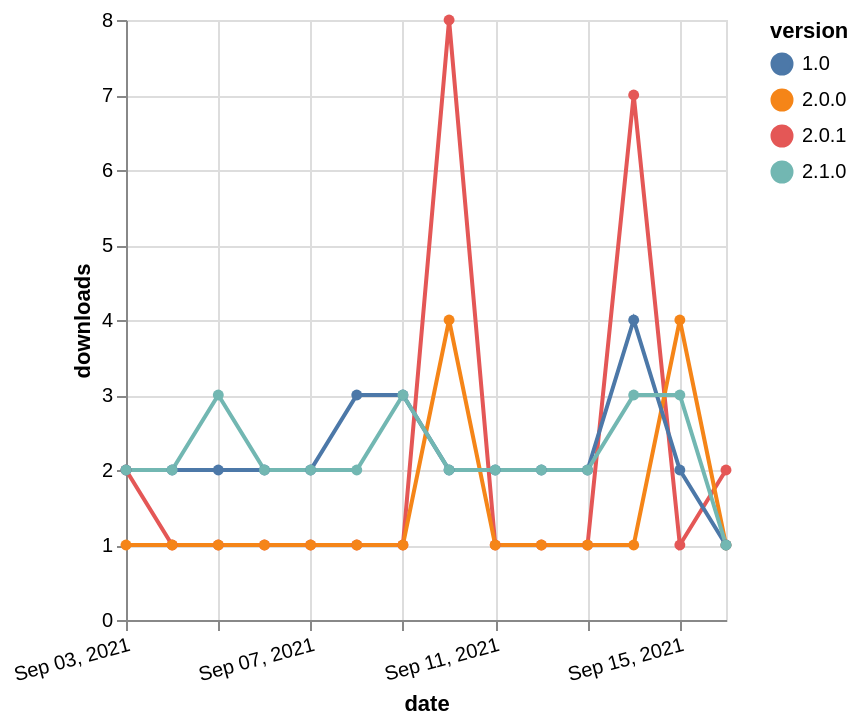

Express this chart as Vega-Lite.
### Vega-Lite specification from a JSON file in a GitHub repository (floating-point values rounded to 4 significant figures)
{"$schema": "https://vega.github.io/schema/vega-lite/v5.json", "description": "A simple bar chart with embedded data.", "data": {"values": [{"date": "2021-09-03", "total": 1291, "delta": 2, "version": "2.0.1"}, {"date": "2021-09-04", "total": 1292, "delta": 1, "version": "2.0.1"}, {"date": "2021-09-05", "total": 1293, "delta": 1, "version": "2.0.1"}, {"date": "2021-09-06", "total": 1294, "delta": 1, "version": "2.0.1"}, {"date": "2021-09-07", "total": 1295, "delta": 1, "version": "2.0.1"}, {"date": "2021-09-08", "total": 1296, "delta": 1, "version": "2.0.1"}, {"date": "2021-09-09", "total": 1297, "delta": 1, "version": "2.0.1"}, {"date": "2021-09-10", "total": 1305, "delta": 8, "version": "2.0.1"}, {"date": "2021-09-11", "total": 1306, "delta": 1, "version": "2.0.1"}, {"date": "2021-09-12", "total": 1307, "delta": 1, "version": "2.0.1"}, {"date": "2021-09-13", "total": 1308, "delta": 1, "version": "2.0.1"}, {"date": "2021-09-14", "total": 1315, "delta": 7, "version": "2.0.1"}, {"date": "2021-09-15", "total": 1316, "delta": 1, "version": "2.0.1"}, {"date": "2021-09-16", "total": 1318, "delta": 2, "version": "2.0.1"}, {"date": "2021-09-03", "total": 635, "delta": 1, "version": "2.0.0"}, {"date": "2021-09-04", "total": 636, "delta": 1, "version": "2.0.0"}, {"date": "2021-09-05", "total": 637, "delta": 1, "version": "2.0.0"}, {"date": "2021-09-06", "total": 638, "delta": 1, "version": "2.0.0"}, {"date": "2021-09-07", "total": 639, "delta": 1, "version": "2.0.0"}, {"date": "2021-09-08", "total": 640, "delta": 1, "version": "2.0.0"}, {"date": "2021-09-09", "total": 641, "delta": 1, "version": "2.0.0"}, {"date": "2021-09-10", "total": 645, "delta": 4, "version": "2.0.0"}, {"date": "2021-09-11", "total": 646, "delta": 1, "version": "2.0.0"}, {"date": "2021-09-12", "total": 647, "delta": 1, "version": "2.0.0"}, {"date": "2021-09-13", "total": 648, "delta": 1, "version": "2.0.0"}, {"date": "2021-09-14", "total": 649, "delta": 1, "version": "2.0.0"}, {"date": "2021-09-15", "total": 653, "delta": 4, "version": "2.0.0"}, {"date": "2021-09-16", "total": 654, "delta": 1, "version": "2.0.0"}, {"date": "2021-09-03", "total": 2292, "delta": 2, "version": "1.0"}, {"date": "2021-09-04", "total": 2294, "delta": 2, "version": "1.0"}, {"date": "2021-09-05", "total": 2296, "delta": 2, "version": "1.0"}, {"date": "2021-09-06", "total": 2298, "delta": 2, "version": "1.0"}, {"date": "2021-09-07", "total": 2300, "delta": 2, "version": "1.0"}, {"date": "2021-09-08", "total": 2303, "delta": 3, "version": "1.0"}, {"date": "2021-09-09", "total": 2306, "delta": 3, "version": "1.0"}, {"date": "2021-09-10", "total": 2308, "delta": 2, "version": "1.0"}, {"date": "2021-09-11", "total": 2310, "delta": 2, "version": "1.0"}, {"date": "2021-09-12", "total": 2312, "delta": 2, "version": "1.0"}, {"date": "2021-09-13", "total": 2314, "delta": 2, "version": "1.0"}, {"date": "2021-09-14", "total": 2318, "delta": 4, "version": "1.0"}, {"date": "2021-09-15", "total": 2320, "delta": 2, "version": "1.0"}, {"date": "2021-09-16", "total": 2321, "delta": 1, "version": "1.0"}, {"date": "2021-09-03", "total": 1891, "delta": 2, "version": "2.1.0"}, {"date": "2021-09-04", "total": 1893, "delta": 2, "version": "2.1.0"}, {"date": "2021-09-05", "total": 1896, "delta": 3, "version": "2.1.0"}, {"date": "2021-09-06", "total": 1898, "delta": 2, "version": "2.1.0"}, {"date": "2021-09-07", "total": 1900, "delta": 2, "version": "2.1.0"}, {"date": "2021-09-08", "total": 1902, "delta": 2, "version": "2.1.0"}, {"date": "2021-09-09", "total": 1905, "delta": 3, "version": "2.1.0"}, {"date": "2021-09-10", "total": 1907, "delta": 2, "version": "2.1.0"}, {"date": "2021-09-11", "total": 1909, "delta": 2, "version": "2.1.0"}, {"date": "2021-09-12", "total": 1911, "delta": 2, "version": "2.1.0"}, {"date": "2021-09-13", "total": 1913, "delta": 2, "version": "2.1.0"}, {"date": "2021-09-14", "total": 1916, "delta": 3, "version": "2.1.0"}, {"date": "2021-09-15", "total": 1919, "delta": 3, "version": "2.1.0"}, {"date": "2021-09-16", "total": 1920, "delta": 1, "version": "2.1.0"}]}, "width": "container", "mark": {"type": "line", "point": {"filled": true}}, "encoding": {"x": {"field": "date", "type": "temporal", "timeUnit": "yearmonthdate", "title": "date", "axis": {"labelAngle": -15}}, "y": {"field": "delta", "type": "quantitative", "title": "downloads"}, "color": {"field": "version", "type": "nominal"}, "tooltip": {"field": "delta"}}}
